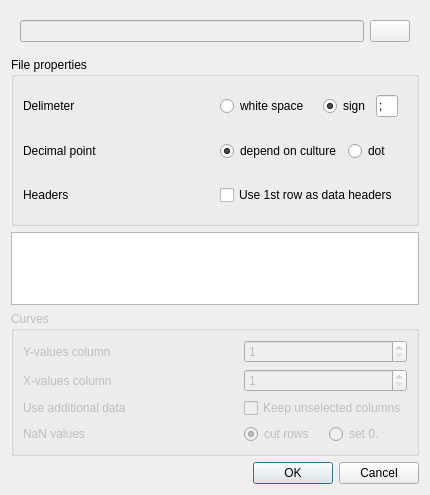
<?xml version="1.0" encoding="UTF-8"?>
<ui version="4.0">
 <class>AddCurveDialog</class>
 <widget class="QDialog" name="AddCurveDialog">
  <property name="geometry">
   <rect>
    <x>0</x>
    <y>0</y>
    <width>430</width>
    <height>495</height>
   </rect>
  </property>
  <property name="windowTitle">
   <string>Dialog</string>
  </property>
  <layout class="QVBoxLayout" name="verticalLayout">
   <item>
    <widget class="QWidget" name="widget" native="true">
     <layout class="QHBoxLayout" name="horizontalLayout">
      <item>
       <widget class="QLineEdit" name="file">
        <property name="enabled">
         <bool>false</bool>
        </property>
       </widget>
      </item>
      <item>
       <widget class="QPushButton" name="openFIle">
        <property name="text">
         <string/>
        </property>
        <property name="icon">
         <iconset resource="../resources.qrc">
          <normaloff>:/Resources/document-open.png</normaloff>:/Resources/document-open.png</iconset>
        </property>
       </widget>
      </item>
     </layout>
    </widget>
   </item>
   <item>
    <widget class="QGroupBox" name="groupBox_2">
     <property name="title">
      <string>File properties</string>
     </property>
     <layout class="QGridLayout" name="gridLayout_2">
      <item row="1" column="0">
       <widget class="QLabel" name="label_5">
        <property name="sizePolicy">
         <sizepolicy hsizetype="Expanding" vsizetype="Preferred">
          <horstretch>0</horstretch>
          <verstretch>0</verstretch>
         </sizepolicy>
        </property>
        <property name="text">
         <string>Decimal point</string>
        </property>
       </widget>
      </item>
      <item row="0" column="0">
       <widget class="QLabel" name="label">
        <property name="text">
         <string>Delimeter</string>
        </property>
       </widget>
      </item>
      <item row="0" column="2">
       <widget class="QWidget" name="widget_2" native="true">
        <property name="sizePolicy">
         <sizepolicy hsizetype="Minimum" vsizetype="Preferred">
          <horstretch>0</horstretch>
          <verstretch>0</verstretch>
         </sizepolicy>
        </property>
        <layout class="QHBoxLayout" name="horizontalLayout_2">
         <item>
          <widget class="QRadioButton" name="delws">
           <property name="sizePolicy">
            <sizepolicy hsizetype="Expanding" vsizetype="Fixed">
             <horstretch>0</horstretch>
             <verstretch>0</verstretch>
            </sizepolicy>
           </property>
           <property name="text">
            <string>white space</string>
           </property>
          </widget>
         </item>
         <item>
          <widget class="QRadioButton" name="dels">
           <property name="text">
            <string>sign</string>
           </property>
           <property name="checked">
            <bool>true</bool>
           </property>
          </widget>
         </item>
         <item>
          <widget class="QLineEdit" name="delsign">
           <property name="sizePolicy">
            <sizepolicy hsizetype="Minimum" vsizetype="Fixed">
             <horstretch>0</horstretch>
             <verstretch>0</verstretch>
            </sizepolicy>
           </property>
           <property name="maximumSize">
            <size>
             <width>22</width>
             <height>16777215</height>
            </size>
           </property>
           <property name="text">
            <string>;</string>
           </property>
           <property name="maxLength">
            <number>1</number>
           </property>
           <property name="frame">
            <bool>true</bool>
           </property>
          </widget>
         </item>
        </layout>
       </widget>
      </item>
      <item row="1" column="2">
       <widget class="QWidget" name="widget_3" native="true">
        <property name="sizePolicy">
         <sizepolicy hsizetype="Minimum" vsizetype="Preferred">
          <horstretch>0</horstretch>
          <verstretch>0</verstretch>
         </sizepolicy>
        </property>
        <layout class="QHBoxLayout" name="horizontalLayout_3">
         <item>
          <widget class="QRadioButton" name="decpointculture">
           <property name="sizePolicy">
            <sizepolicy hsizetype="Expanding" vsizetype="Fixed">
             <horstretch>0</horstretch>
             <verstretch>0</verstretch>
            </sizepolicy>
           </property>
           <property name="text">
            <string>depend on culture</string>
           </property>
           <property name="checked">
            <bool>true</bool>
           </property>
          </widget>
         </item>
         <item>
          <widget class="QRadioButton" name="decpoints">
           <property name="sizePolicy">
            <sizepolicy hsizetype="Expanding" vsizetype="Minimum">
             <horstretch>0</horstretch>
             <verstretch>0</verstretch>
            </sizepolicy>
           </property>
           <property name="text">
            <string>dot</string>
           </property>
          </widget>
         </item>
        </layout>
       </widget>
      </item>
      <item row="2" column="0">
       <widget class="QLabel" name="label_6">
        <property name="text">
         <string>Headers</string>
        </property>
       </widget>
      </item>
      <item row="2" column="2">
       <widget class="QWidget" name="widget_4" native="true">
        <layout class="QHBoxLayout" name="horizontalLayout_4">
         <item>
          <widget class="QCheckBox" name="useHeaders">
           <property name="text">
            <string>Use 1st row as data headers</string>
           </property>
          </widget>
         </item>
        </layout>
       </widget>
      </item>
      <item row="1" column="1">
       <spacer name="horizontalSpacer_2">
        <property name="orientation">
         <enum>Qt::Horizontal</enum>
        </property>
        <property name="sizeHint" stdset="0">
         <size>
          <width>40</width>
          <height>20</height>
         </size>
        </property>
       </spacer>
      </item>
     </layout>
    </widget>
   </item>
   <item>
    <widget class="QTableWidget" name="dataTable"/>
   </item>
   <item>
    <widget class="QGroupBox" name="groupBox">
     <property name="enabled">
      <bool>false</bool>
     </property>
     <property name="title">
      <string>Curves</string>
     </property>
     <layout class="QGridLayout" name="gridLayout">
      <item row="1" column="0">
       <widget class="QLabel" name="label_3">
        <property name="text">
         <string>X-values column</string>
        </property>
       </widget>
      </item>
      <item row="0" column="0">
       <widget class="QLabel" name="label_2">
        <property name="text">
         <string>Y-values column</string>
        </property>
       </widget>
      </item>
      <item row="2" column="0">
       <widget class="QLabel" name="label_4">
        <property name="text">
         <string>Use additional data</string>
        </property>
       </widget>
      </item>
      <item row="3" column="0">
       <widget class="QLabel" name="label_7">
        <property name="text">
         <string>NaN values</string>
        </property>
       </widget>
      </item>
      <item row="3" column="2">
       <widget class="QRadioButton" name="nancut">
        <property name="text">
         <string>cut rows</string>
        </property>
        <property name="checked">
         <bool>true</bool>
        </property>
       </widget>
      </item>
      <item row="3" column="3">
       <widget class="QRadioButton" name="nan0">
        <property name="text">
         <string>set 0.</string>
        </property>
       </widget>
      </item>
      <item row="2" column="2" colspan="2">
       <widget class="QCheckBox" name="useExtraData">
        <property name="text">
         <string>Keep unselected columns</string>
        </property>
       </widget>
      </item>
      <item row="1" column="2" colspan="2">
       <widget class="QSpinBox" name="xcol">
        <property name="minimum">
         <number>1</number>
        </property>
       </widget>
      </item>
      <item row="0" column="2" colspan="2">
       <widget class="QSpinBox" name="ycol">
        <property name="minimum">
         <number>1</number>
        </property>
       </widget>
      </item>
      <item row="0" column="1">
       <spacer name="horizontalSpacer">
        <property name="orientation">
         <enum>Qt::Horizontal</enum>
        </property>
        <property name="sizeHint" stdset="0">
         <size>
          <width>40</width>
          <height>20</height>
         </size>
        </property>
       </spacer>
      </item>
     </layout>
    </widget>
   </item>
   <item>
    <widget class="QDialogButtonBox" name="buttonBox">
     <property name="orientation">
      <enum>Qt::Horizontal</enum>
     </property>
     <property name="standardButtons">
      <set>QDialogButtonBox::Cancel|QDialogButtonBox::Ok</set>
     </property>
    </widget>
   </item>
  </layout>
 </widget>
 <resources>
  <include location="../resources.qrc"/>
 </resources>
 <connections>
  <connection>
   <sender>buttonBox</sender>
   <signal>accepted()</signal>
   <receiver>AddCurveDialog</receiver>
   <slot>accept()</slot>
   <hints>
    <hint type="sourcelabel">
     <x>248</x>
     <y>254</y>
    </hint>
    <hint type="destinationlabel">
     <x>157</x>
     <y>274</y>
    </hint>
   </hints>
  </connection>
  <connection>
   <sender>buttonBox</sender>
   <signal>rejected()</signal>
   <receiver>AddCurveDialog</receiver>
   <slot>reject()</slot>
   <hints>
    <hint type="sourcelabel">
     <x>316</x>
     <y>260</y>
    </hint>
    <hint type="destinationlabel">
     <x>286</x>
     <y>274</y>
    </hint>
   </hints>
  </connection>
  <connection>
   <sender>dels</sender>
   <signal>toggled(bool)</signal>
   <receiver>delsign</receiver>
   <slot>setEnabled(bool)</slot>
   <hints>
    <hint type="sourcelabel">
     <x>359</x>
     <y>84</y>
    </hint>
    <hint type="destinationlabel">
     <x>399</x>
     <y>84</y>
    </hint>
   </hints>
  </connection>
 </connections>
</ui>
